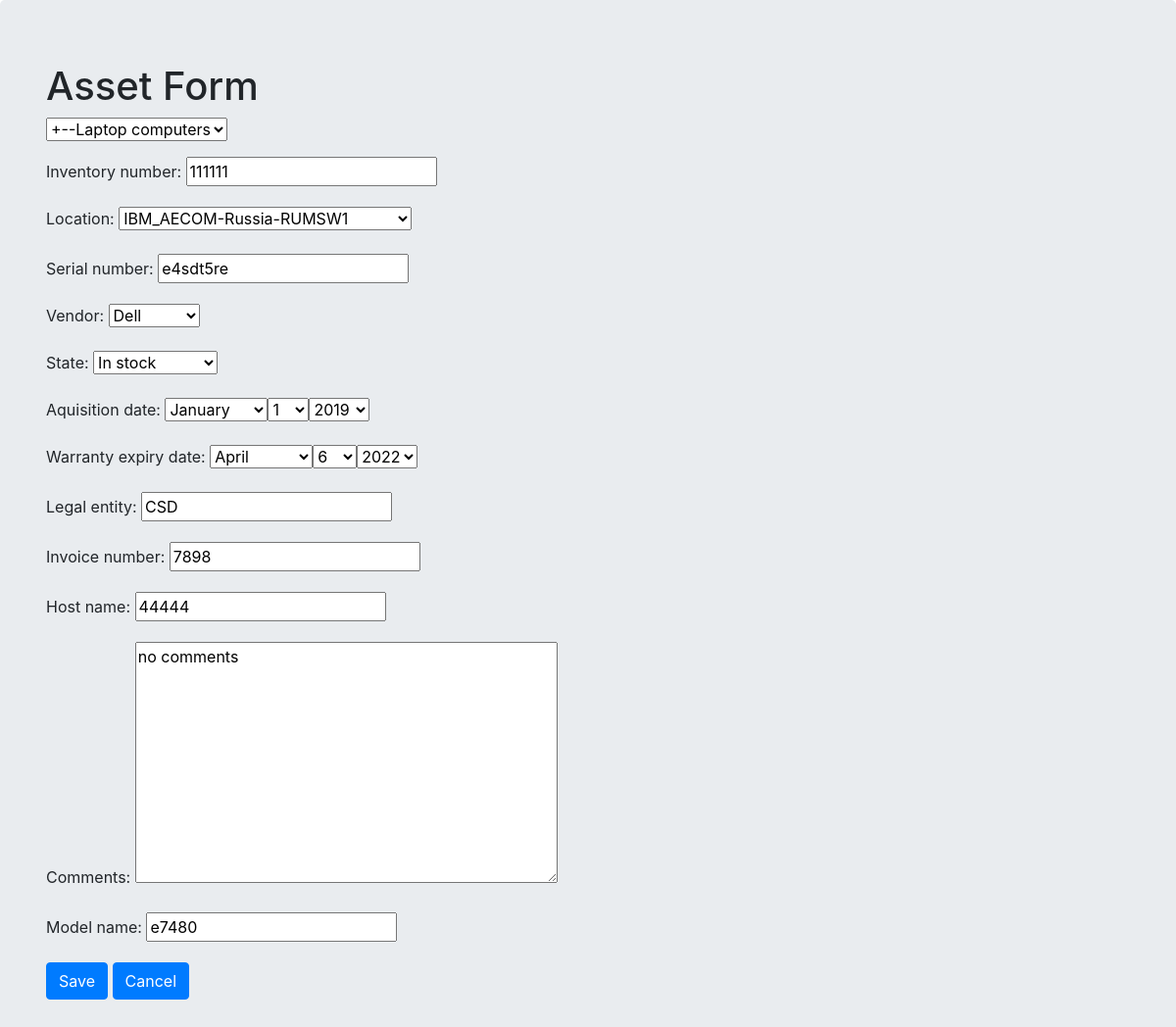
Page /assets/1/edit/ (signed in) on the earlier database version.
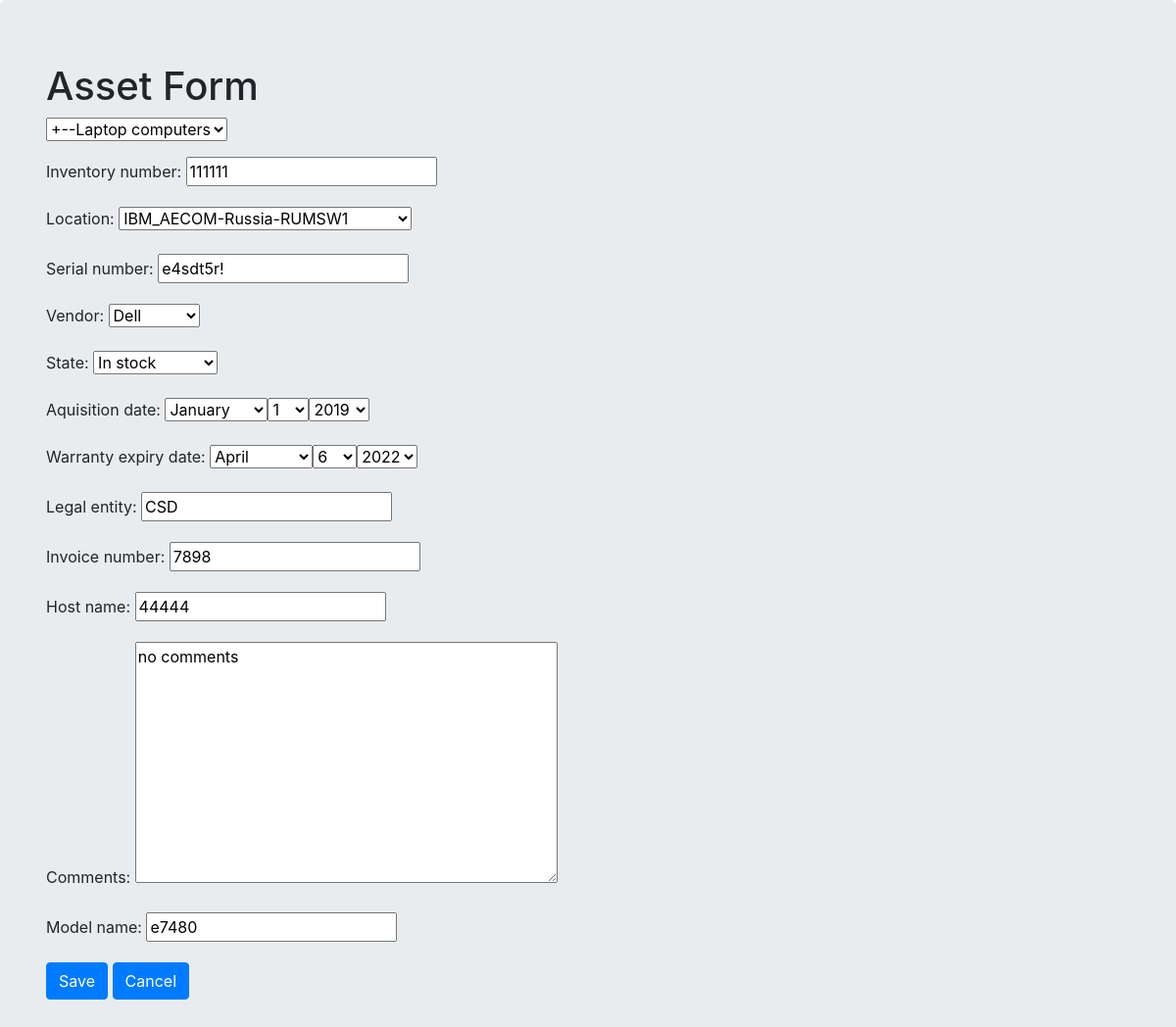
Same page on the later database version.
### assets_app/models.py (models this page shows, shortened)
class Asset(models.Model):
    inventory_number = models.CharField(max_length=50, unique=True)
    model_name = models.CharField(max_length=50, unique=False, blank=False)
    category = TreeForeignKey('Category', on_delete=models.SET('UNCATEGORISED'), blank=False)
    location = models.ForeignKey('Location', on_delete=models.SET('NOT SET'), blank=False, null=True)
    serial_number = models.CharField(max_length=50, blank=False, null=True)
    vendor = models.ForeignKey(Vendor, on_delete=models.SET('NOT SET'), blank=False, null=True)
    state = models.ForeignKey(State, on_delete=models.SET('NOT SET'), blank=False, null=True)
    aquisition_date = models.DateField(null=True)
    warranty_expiry_date = models.DateField(blank=True, null=True)
    added_on = models.DateTimeField(editable=False, default=timezone.now)
    modified_on = models.DateTimeField(editable=False, default=timezone.now)
    legal_entity = models.CharField(max_length=100, blank=True)
    invoice_number = models.CharField(max_length=50, blank=True)
    host_name = models.CharField(max_length=100, blank=True)
    comments = models.TextField(blank=True)
    class Meta:
        verbose_name = 'Asset'
        verbose_name_plural = 'Assets'

### assets_app/views.py (the view, shortened to what this page needs)
# urls.py: url(r'^assets/(?P<pk>\d+)/edit/$', views.AssetUpdateView.as_view(), name='asset_edit'),
class AssetUpdateView(LoginRequiredMixin,SameLocationOnlyMixin,UpdateView):
    form_class = AssetForm
    model = Asset
    def get_form_kwargs(self, *args, **kwargs):
        kwargs = super(AssetUpdateView, self).get_form_kwargs(*args, **kwargs)
        kwargs['user_id'] = self.request.user.pk
        return kwargs
    def get_context_data(self, **kwargs):
            context = super(AssetUpdateView, self).get_context_data(**kwargs)
            asset = Asset.objects.get(id=self.kwargs.get('pk', 0))
            context['initial_category'] = Category.objects.get(id=asset.category.pk)
            return context

### assets_app/models.py (called while the page is built)
    def __str__(self):
        return self.name

    def __str__(self):
        return self.name

    def __str__(self):
        return self.name

### assets_app/views.py (called while the page is built)
    def has_permissions(self,**kwargs):
        user_locations = Employee.objects.filter(user=self.request.user.id).values_list('permitted_locations',flat=True)
        asset_locations = Asset.objects.get(pk=self.kwargs.get('pk',0)).location.id
        return asset_locations in user_locations

    def dispatch(self, request, *args, **kwargs):
        if not self.has_permissions():
            return render(request, 'assets_app/no_access.html', context=None)
        return super(SameLocationOnlyMixin, self).dispatch(request, *args, **kwargs)

### templates/assets_app/asset_form.html (shortened to what this page needs)
<!DOCTYPE html>
{% load mptt_tags %}
<html>
    <head>
        <link rel="stylesheet" href="https://stackpath.bootstrapcdn.com/bootstrap/4.3.1/css/bootstrap.min.css">
    </head>
    <body>
    <div class='jumbotron'>
        <div class='container'>
            <h1>Asset Form</h1>
            <form class='post-form' method='POST'>
                <p>
                    <select name="category" id="id_category" required>
                        <option value="{{initial_category.id}}">+--{{initial_category.name}}</option>
                    </select>
                </p>
                {{form.as_p}}
                <div class='glyphicon glyphicon-plus'>
                    <button type='submit' class='btn btn-primary'>Save</button>
                    <button type='button' class='btn btn-primary' onClick="window.history.back();return false;">Cancel</button>
                </div>
            </form>
        </div>
    </div>
    </body>
</html>

Differences in the rows shown:
changed Asset "IBM_AECOM-Russia-RUMSW1": serial_number "e4sdt5re" → "e4sdt5r!"
